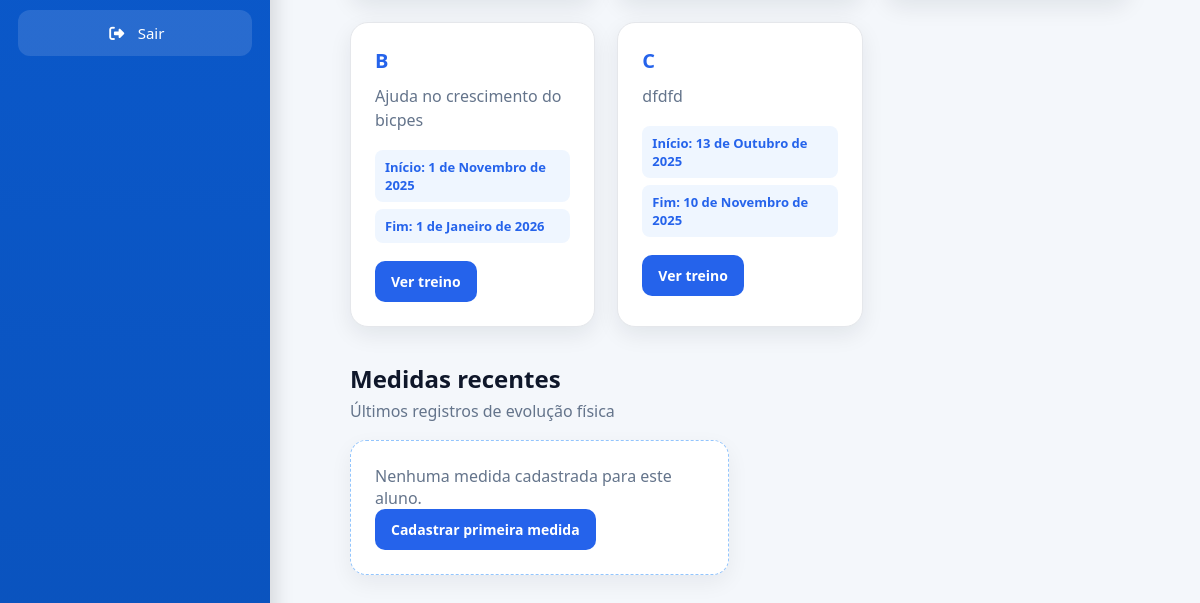
Before: /cadastros/detalhe/aluno/4/ (signed in, lower part) with the older database file.
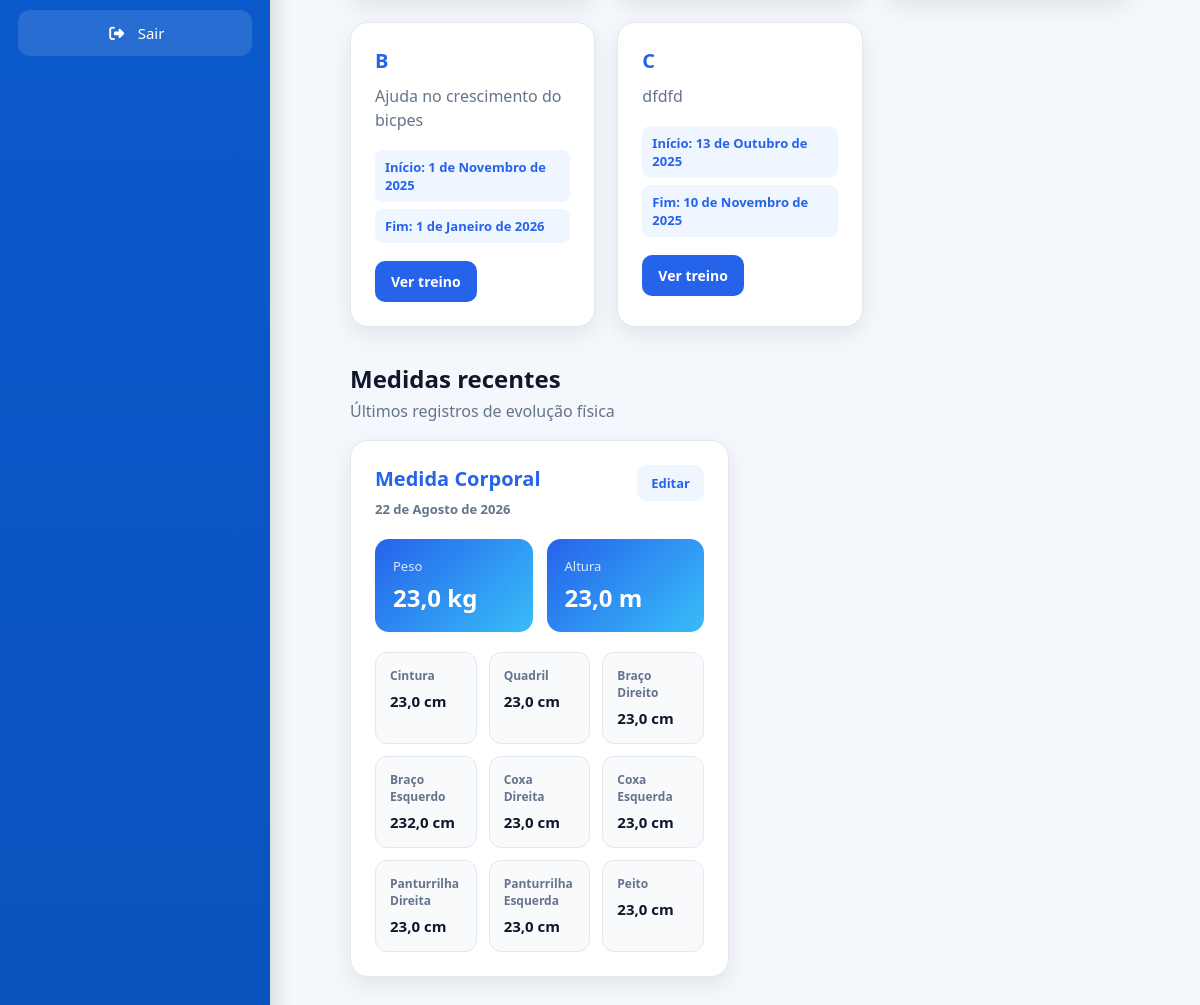
After: the same page with the newer database file.
### exercicio/models.py (models this page shows, shortened)
class Treino(Auditoria):
    aluno = models.ForeignKey(Pessoa, on_delete=models.PROTECT, related_name="Treinos")
    nome_treino = models.CharField(max_length=20, verbose_name="Nome do Treino")
    data_inicio = models.DateField(verbose_name="Data de Inicio")
    data_fim = models.DateField(verbose_name="Data de Encerramento")
    descricao = models.CharField(max_length=100, verbose_name="Descrição")
    cadastrado_por = models.ForeignKey(Pessoa, on_delete=models.PROTECT)

### medidas/models.py (models this page shows, shortened)
class Medidas(Auditoria):
    aluno = models.ForeignKey(Pessoa, on_delete=models.PROTECT, related_name="medidas_aluno")
    altura = models.FloatField(verbose_name="Altura")
    peso = models.FloatField(verbose_name="Peso")
    cintura = models.FloatField(verbose_name="Cintura")
    quadril = models.FloatField(verbose_name="Quadril")
    braco_direito = models.FloatField(verbose_name="Braço Direito")
    braco_esquerdo = models.FloatField(verbose_name="Braço Esquerdo")
    coxa_direita = models.FloatField(verbose_name="Coxa Direita")
    coxa_esquerda = models.FloatField(verbose_name="Coxa Esquerda")
    panturrilha_direita = models.FloatField(verbose_name="Panturrilha Direita")
    panturrilha_esquerda = models.FloatField(verbose_name="Panturrilha Esquerda")
    peito = models.FloatField(verbose_name="Peito")
    data_medida = models.DateField(verbose_name="Data da medida")
    cadastrado_por = models.ForeignKey("auth.User", on_delete=models.PROTECT, related_name="cadastrado_por")

### cadastros/views.py (the view)
# urls.py: path('detalhe/aluno/<int:pk>/', PessoaDetail.as_view(), name='detalhe-aluno'),
class PessoaDetail(LoginRequiredMixin, GroupRequiredMixin,DetailView):
    login_url = reverse_lazy('login')
    model = Pessoa
    context_object_name = "aluno"
    template_name = "cadastros/detalhe_aluno.html"
    group_required = ["Professor", "Administrador"]
    def get_context_data(self, **kwargs):
        context = super().get_context_data(**kwargs)
        context["treinos"] = Treino.objects.filter(
            aluno=self.object
)
        context["medidas"] = Medidas.objects.filter(
            aluno=self.object
        ).order_by("-data_medida")
        return context

### cadastros/models.py (called while the page is built)
    def __str__(self):
        return f"{self.nome} - {self.get_tipo_display()}"

### cadastros/templates/cadastros/detalhe_aluno.html (shortened to what this page needs)
{% extends 'modelo.html' %}
{% load static %}
{% block css %}
<link rel="stylesheet" href="{% static 'css/cadastros/detalhe_aluno.css' %}">
{% endblock %}
{% block main %}
<div class="aluno-detalhe">
    <div class="treino-grid">
        {% for treino in treinos %}
        <div class="treino-card">
            <h4>{{ treino.nome_treino }}</h4>
            <p>{{ treino.descricao }}</p>
            <div class="treino-info">
                <span>Início: {{ treino.data_inicio }}</span>
                <span>Fim: {{ treino.data_fim }}</span>
            </div>
            <a href="{% url 'detalhe-treino' treino.id %}" class="btn-ver-treino">
                Ver treino
            </a>
        </div>
        {% empty %}
        <div class="empty-card">
            <p>Este aluno ainda não possui treinos cadastrados.</p>
        </div>
        {% endfor %}
    </div>
    <div class="section-title">
        <h3>Medidas recentes</h3>
        <p>Últimos registros de evolução física</p>
    </div>
<div class="medidas-grid">
    {% for medida in medidas %}
    <div class="medida-card">
        <div class="medida-card-header">
            <div>
                <h4>Medida Corporal</h4>
                <span>{{ medida.data_medida }}</span>
            </div>
            <a href="{% url 'editar-medidas' medida.id %}" class="btn-editar-medida">
                Editar
            </a>
        </div>
        <div class="medida-principal">
            <div>
                <span>Peso</span>
                <strong>{{ medida.peso }} kg</strong>
            </div>
            <div>
                <span>Altura</span>
                <strong>{{ medida.altura }} m</strong>
            </div>
        </div>
        <div class="medida-dados">
            <div class="medida-item">
                <span>Cintura</span>
                <strong>{{ medida.cintura }} cm</strong>
            </div>
            <div class="medida-item">
                <span>Quadril</span>
                <strong>{{ medida.quadril }} cm</strong>
            </div>
            <div class="medida-item">
                <span>Braço Direito</span>
                <strong>{{ medida.braco_direito }} cm</strong>
            </div>
            <div class="medida-item">
                <span>Braço Esquerdo</span>
                <strong>{{ medida.braco_esquerdo }} cm</strong>
            </div>
            <div class="medida-item">
                <span>Coxa Direita</span>
                <strong>{{ medida.coxa_direita }} cm</strong>
            </div>
            <div class="medida-item">
                <span>Coxa Esquerda</span>
                <strong>{{ medida.coxa_esquerda }} cm</strong>
            </div>
            <div class="medida-item">
                <span>Panturrilha Direita</span>
                <strong>{{ medida.panturrilha_direita }} cm</strong>
            </div>
            <div class="medida-item">
                <span>Panturrilha Esquerda</span>
                <strong>{{ medida.panturrilha_esquerda }} cm</strong>
            </div>
            <div class="medida-item">
                <span>Peito</span>
                <strong>{{ medida.peito }} cm</strong>
            </div>
        </div>
    </div>
    {% empty %}
    <div class="empty-card">
        <p>Nenhuma medida cadastrada para este aluno.</p>
        <a href="{% url 'cadastrar-medidas' aluno.id %}" class="btn-ver-treino">
            Cadastrar primeira medida
        </a>
    </div>
    {% endfor %}
</div>
</div>
{% endblock %}

### paginas/templates/modelo.html (shortened to what this page needs)
{% load static %}
<!DOCTYPE html>
<html lang="pt-br">
<head>
    <link rel="stylesheet" href="{% static 'css/paginas/modelo.css' %}">
    <link rel="stylesheet" href="{% static 'css/paginas/menu.css' %}">
    <link rel="stylesheet" href="{% static 'css/paginas/dashboard/dashboard_admin.css' %}">
    <link rel="stylesheet" href="{% static 'css/paginas/dashboard/dashboard_aluno.css' %}">
    <link rel="stylesheet" href="{% static 'css/paginas/dashboard/dashboard_professor.css' %}">
    <link rel="stylesheet"
          href="https://cdnjs.cloudflare.com/ajax/libs/font-awesome/6.7.2/css/all.min.css">
    {% block css %}
    {% endblock %}
</head>
<body>
<div class="layout">
    {% if request.user.is_authenticated %}
        {% if is_admin %}
            {% include 'menus/menu_admin.html' %}
        {% elif is_professor %}
            {% include 'menus/menu_professor.html' %}
        {% elif is_aluno %}
            {% include 'menus/menu_aluno.html' %}
        {% endif %}
    {% endif %}
    <div class="main-area">
        <main class="conteudo">
            {% block main %}
            {% endblock %}
        </main>
    </div>
</div>
</body>
</html>

### paginas/templates/menus/menu_professor.html (shortened to what this page needs)
{% load static %}
<aside class="aside-menu">
    <nav>
        <div class="menu-section">
            <form action="{% url 'logout' %}" method="POST">
                <button class="logout-button">
                    <i class="fas fa-right-from-bracket"></i>
                    Sair
                </button>
            </form>
        </div>
    </nav>
</aside>

### static/css/paginas/modelo.css (style rules this page uses)
* { margin:0; padding:0; box-sizing:border-box; font-family:"Segoe UI",sans-serif; }
body { background:#f4f7fb; color:#2c3e50; }
.layout { display:flex; min-height:100vh; }
.aside-menu { width:280px; background:linear-gradient(180deg,#0d6efd,#084298); color:#fff; display:flex; flex-direction:column; position:fixed; left:0; top:0; bottom:0; box-shadow:5px 0 20px rgba(0,0,0,.15); overflow-y:auto; }
.menu-section { margin-bottom:28px; }
.menu-section i { width:22px; text-align:center; }
.logout-button { width:100%; border:none; background:#dc3545; color:white; padding:14px; border-radius:10px; cursor:pointer; display:flex; justify-content:center; align-items:center; gap:10px; transition:.3s; font-size:15px; }
.main-area { margin-left:280px; width:calc(100% - 280px); display:flex; flex-direction:column; }
.conteudo { flex:1; padding:35px; }

### static/css/paginas/menu.css (style rules this page uses)
.aside-menu { width:270px; min-height:100vh; background:linear-gradient(180deg,#0B5ED7,#0A53BE); color:#fff; display:flex; flex-direction:column; box-shadow:6px 0 18px rgba(0,0,0,.12); }
nav { flex:1; padding:22px 18px; }
.menu-section { margin-bottom:30px; }
.logout-button { width:100%; background:rgba(255,255,255,.12); color:white; border:none; border-radius:12px; padding:13px; cursor:pointer; display:flex; justify-content:center; align-items:center; gap:10px; transition:.3s; font-size:15px; margin-top:15px; }

### static/css/paginas/dashboard/dashboard_admin.css (style rules this page uses)
* { margin:0; padding:0; box-sizing:border-box; }

### static/css/cadastros/detalhe_aluno.css (style rules this page uses)
.aluno-detalhe { padding: 35px; }
.section-title { margin: 35px 0 18px; }
.section-title h3 { font-size: 24px; color: #0f172a; margin-bottom: 5px; }
.section-title p { color: #64748b; }
.treino-grid { display: grid; grid-template-columns: repeat(3, 1fr); gap: 22px; }
.treino-card { background: #ffffff; border-radius: 18px; padding: 24px; border: 1px solid #e5e7eb; box-shadow: 0 8px 22px rgba(15, 23, 42, 0.08); transition: 0.25s; }
.treino-card h4 { font-size: 20px; color: #2563eb; margin-bottom: 10px; }
.treino-card p { color: #64748b; line-height: 1.5; margin-bottom: 18px; }
.treino-info { display: flex; flex-direction: column; gap: 7px; margin-bottom: 18px; }
.treino-info span { background: #eff6ff; color: #2563eb; padding: 8px 10px; border-radius: 8px; font-size: 13px; font-weight: 600; }
.btn-ver-treino { display: inline-block; text-decoration: none; background: #2563eb; color: #ffffff; padding: 11px 16px; border-radius: 10px; font-size: 14px; font-weight: 700; transition: 0.25s; }
.medidas-grid { display: grid; grid-template-columns: repeat(2, 1fr); gap: 22px; }
.medida-card { background: #ffffff; border-radius: 18px; padding: 24px; border: 1px solid #e5e7eb; box-shadow: 0 8px 22px rgba(15, 23, 42, 0.08); transition: 0.25s; }
.medida-card-header { display: flex; justify-content: space-between; align-items: flex-start; margin-bottom: 20px; }
.medida-card-header h4 { font-size: 20px; color: #2563eb; margin-bottom: 5px; }
.medida-card-header span { font-size: 13px; color: #64748b; font-weight: 600; }
.btn-editar-medida { text-decoration: none; background: #eff6ff; color: #2563eb; padding: 9px 14px; border-radius: 10px; font-size: 13px; font-weight: 700; transition: 0.25s; }
.medida-principal { display: grid; grid-template-columns: repeat(2, 1fr); gap: 14px; margin-bottom: 20px; }
.medida-principal div { background: linear-gradient(135deg, #2563eb, #38bdf8); border-radius: 14px; padding: 18px; color: #ffffff; }
.medida-principal span { display: block; font-size: 13px; color: #dbeafe; margin-bottom: 6px; }
.medida-principal strong { font-size: 24px; }
.medida-dados { display: grid; grid-template-columns: repeat(3, 1fr); gap: 12px; }
.medida-item { background: #f8fafc; border: 1px solid #e2e8f0; padding: 14px; border-radius: 12px; }
.medida-item span { display: block; color: #64748b; font-size: 12px; margin-bottom: 6px; font-weight: 600; }
.medida-item strong { color: #0f172a; font-size: 15px; }

Changed rows visible on the page:
added Medidas: data_medida "22 de Agosto de 2026", peso "23,0", altura "23,0", cintura "23,0", quadril "23,0", braco_direito "23,0", braco_esquerdo "232,0", coxa_direita "23,0", coxa_esquerda "23,0", panturrilha_direita "23,0", panturrilha_esquerda "23,0", peito "23,0"
Other visible differences:
text no longer shown: "Nenhuma medida cadastrada para este aluno. Cadastrar primeira medida"
